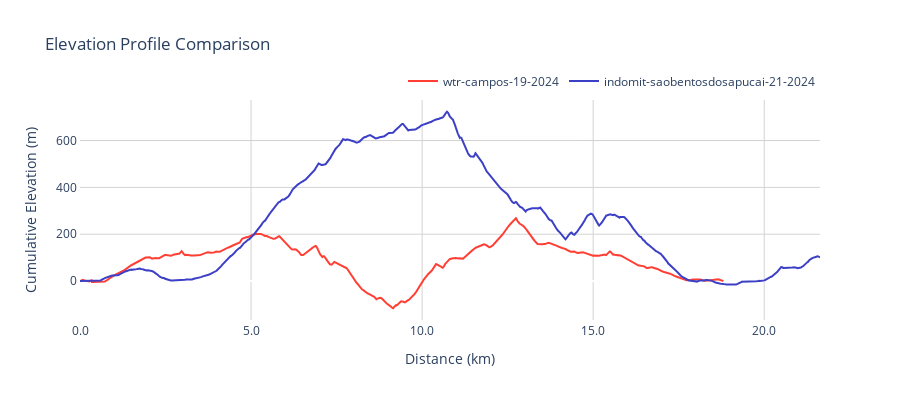

Source (notebook cell):
### Markdown cell above
# Compare routes

### Code cell
# Create a route group
group = RouteGroup()

# Add routes with custom labels
group.add_route(
    route=Route(os.path.join(GPX_FILE_PATH, 'wtr-campos-19-2024.gpx')),
    label='wtr-campos-19-2024'
)
group.add_route(
    route=Route(os.path.join(GPX_FILE_PATH, 'indomit-saobentosdosapucai-21-2024.gpx')),
    label='indomit-saobentosdosapucai-21-2024'
)

# Compare stats
compare_stats_df = group.compare_stats()
display(compare_stats_df)

# Plot elevation comparison
elevation_comparison = group.plot_elevation_comparison()
elevation_comparison

### Figure 1 — Plotly figure (JSON) as saved in the notebook; plotly's stock layout.template omitted (floating-point values rounded to 4 significant figures; data arrays with more than 128 entries replaced by an {"elided": "..."} marker saying what was removed)
{"data": [{"hovertemplate": "<extra></extra>", "legendgroup": "", "line": {"color": "#636efa", "dash": "solid"}, "marker": {"symbol": "circle"}, "mode": "lines", "name": "", "orientation": "v", "showlegend": false, "type": "scatter", "xaxis": "x", "yaxis": "y"}, {"hovertemplate": "wtr-campos-19-2024<br>Distance: %{x:.1f} km<br>Cumulative Elevation: %{y:.0f} m<extra></extra>", "line": {"color": "#ff3f34", "width": 2}, "name": "wtr-campos-19-2024", "type": "scatter", "x": {"elided": "2517 float values"}, "y": {"elided": "2517 float values"}}, {"hovertemplate": "indomit-saobentosdosapucai-21-2024<br>Distance: %{x:.1f} km<br>Cumulative Elevation: %{y:.0f} m<extra></extra>", "line": {"color": "#3c40c6", "width": 2}, "name": "indomit-saobentosdosapucai-21-2024", "type": "scatter", "x": {"elided": "1813 float values"}, "y": {"elided": "1813 int values"}}], "layout": {"height": 400, "hoverdistance": 100, "hovermode": "x", "legend": {"orientation": "h", "tracegroupgap": 0, "x": 1, "xanchor": "right", "y": 1.02, "yanchor": "bottom"}, "plot_bgcolor": "white", "showlegend": true, "spikedistance": 100, "title": {"text": "Elevation Profile Comparison"}, "width": 900, "xaxis": {"anchor": "y", "domain": [0, 1], "gridcolor": "lightgrey", "showgrid": true, "showline": true, "spikemode": "across", "spikesnap": "data", "spikethickness": 1, "tickformat": ".1f", "title": {"text": "Distance (km)"}}, "yaxis": {"anchor": "x", "domain": [0, 1], "gridcolor": "lightgrey", "range": [-166.1, 773], "showgrid": true, "showline": true, "showspikes": true, "spikemode": "across", "spikesnap": "data", "spikethickness": 1, "tickformat": ".0f", "title": {"text": "Cumulative Elevation (m)"}}}}
